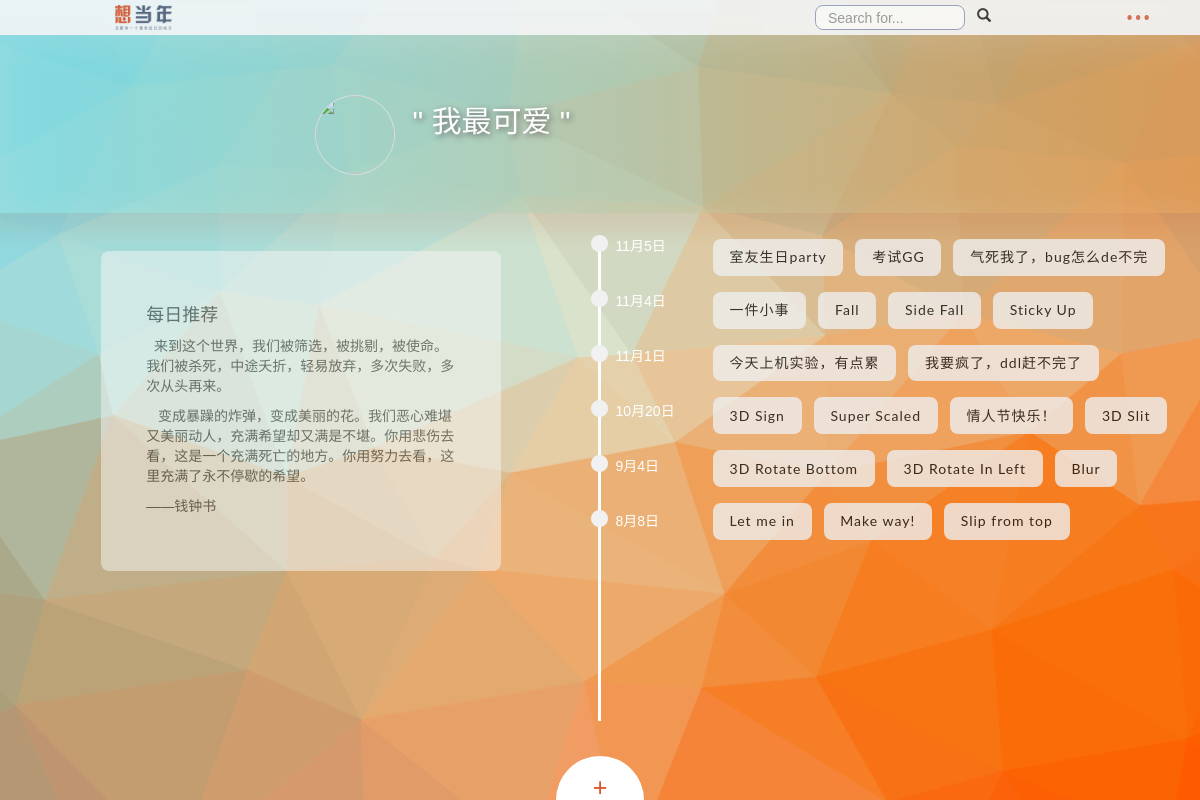
Page /memory/homepage/ (signed in) on the earlier database version.
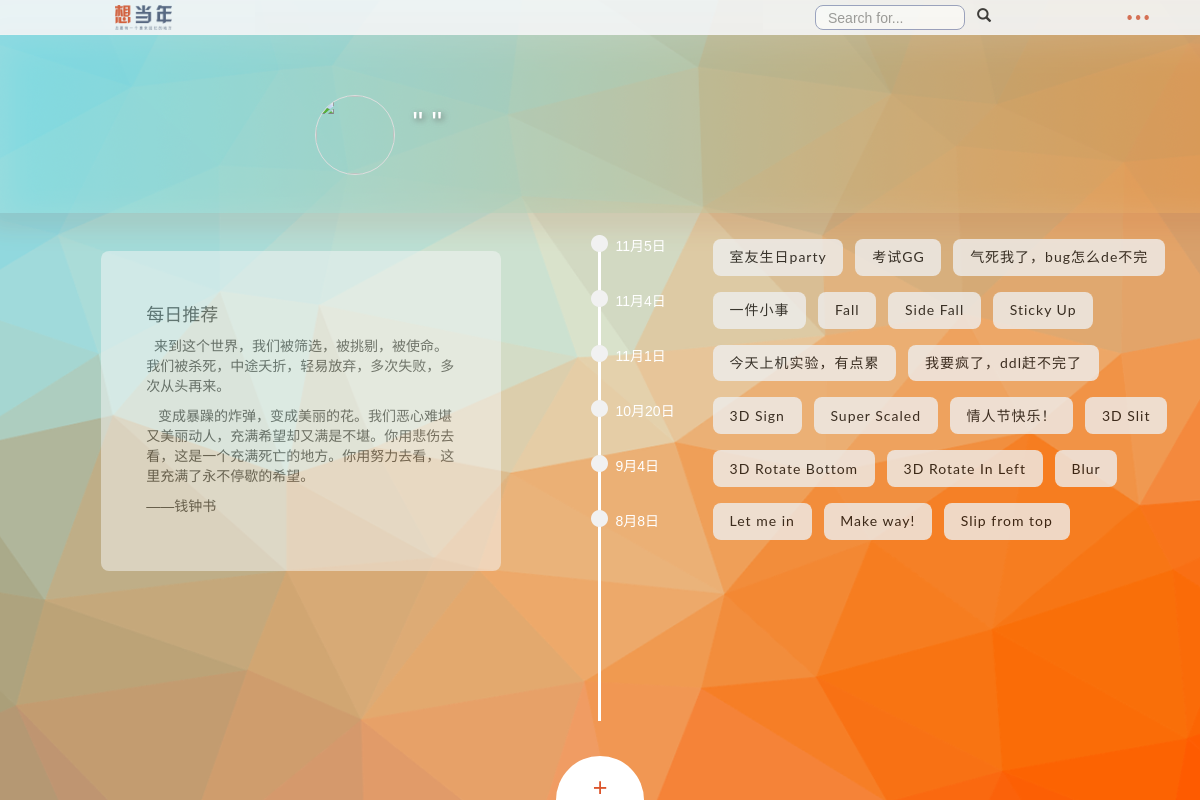
Same page on the later database version.
### memory/models.py (models this page shows, shortened)
class User(AbstractUser):
    nickname=models.CharField(max_length=50,blank=True)
    title=models.CharField(max_length=120,blank=True)
    portrait_url=models.CharField(max_length=200,blank=True)
    class Meta(AbstractUser.Meta):
        pass

### memory/views.py (the view)
@login_required
def homepage(request):
    return render(request,'homepage.html')

### memory/templates/homepage.html (shortened to what the changed rows need)
<!DOCTYPE html>
<html lang="zh-CN">
<head>
    <link rel="stylesheet" href="http://cdn.bootcss.com/bootstrap/3.3.4/css/bootstrap.min.css">
    <link rel="stylesheet" type="text/css" href="/static/css/navigation-bar.css" />
    <link rel="stylesheet" type="text/css" href="/static/css/menu-button.css" />
    <link rel="stylesheet" type="text/css" href="/static/css/timeline.css" />
    <link rel="stylesheet" type="text/css" href="/static/css/memories.css" />
    <link rel="stylesheet" type="text/css" href="/static/css/trigger.css" />
    <link rel="stylesheet" type="text/css" href="/static/css/homepage-body.css" />
    <link rel="stylesheet" type="text/css" href="/static/css/portrait.css" />
</head>
<body>
<div class="container">
    <div class="row" id="bar">
        <div class="col-md-6 col-sm-offset-3">
            <div class='row'>
                <div class="col-md-10">
                    <h2 id="sign">" {{ request.user.title }} "</h2>
                </div>
            </div>
        </div>
    </div>
</div>
</body>
</html>

Differences in the rows shown:
no longer on this page (row edited): User: user "我最可爱"
